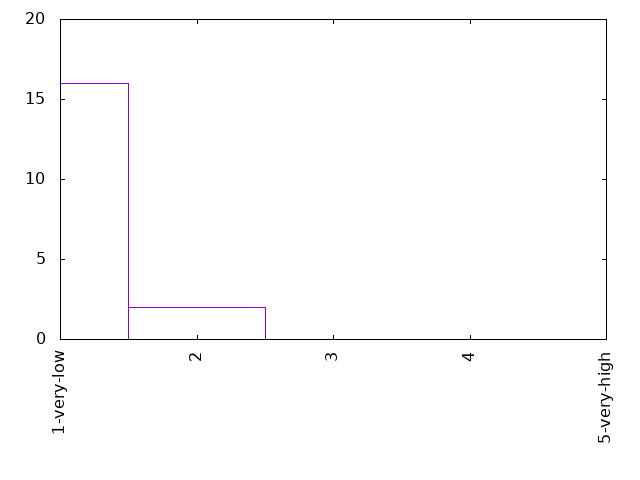

Here is the gnuplot script that generated this plot:
set term png
set out "18-20Dalc.png"
set key off
set xtics rotate
set yrange[0:20]

plot '18-20Dalc.dat' using 1:xticlabel(2) with boxes
